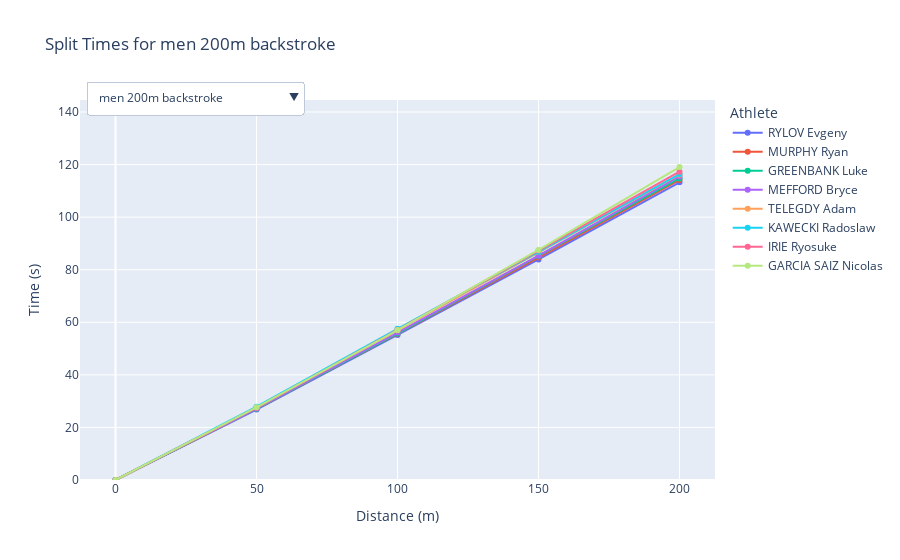

The notebook cell saved with this chart:
### Code cell
twohm_data = final_data.loc[data['event'].str.contains('men 200m')]
df = twohm_data
event_names = df['event'].unique()
df['split_0'] = 0
fig = go.Figure()
for event_name in event_names:
    event_df = df[df['event'] == event_name]
    for _, row in event_df.iterrows():
        split_times = np.cumsum(row[['split_0', 'split_50', 'split_100', 'split_150', 'split_200']].values)
        fig.add_trace(go.Scatter(x=[0, 50, 100, 150, 200], y=split_times,
                                 mode='lines+markers', name=row['name']))
buttons = []
for event_name in event_names:
    visible = [row['event'] == event_name for _, row in df.iterrows()]
    buttons.append({
        'args': [{'visible': visible}, {'title': f"Split Times for {event_name}"}],
        'label': event_name,
        'method': 'update'
    })
default_visible = [row['event'] == event_names[0] for _, row in df.iterrows()]
fig.update_layout(
    updatemenus=[
        {
            'buttons': buttons,
            'direction': 'down',
            'showactive': True,
            'x': 0.01,
            'xanchor': 'left',
            'y': 1.05,
            'yanchor': 'top'
        }
    ],
    title=f"Split Times for {event_names[0]}",
    xaxis_title="Distance (m)",
    yaxis_title="Time (s)",
    showlegend=True,
    legend_title_text="Athlete",
    yaxis=dict(range=[0, max(df[['split_50', 'split_100', 'split_150', 'split_200']].sum(axis=1))])
)

for i, trace in enumerate(fig.data):
    trace.visible = default_visible[i]
fig.show()

### Figure 1 — Plotly figure (JSON) as saved in the notebook; plotly's stock layout.template omitted (floating-point values rounded to 4 significant figures)
{"data": [{"mode": "lines+markers", "name": "RYLOV Evgeny", "type": "scatter", "visible": true, "x": [0, 50, 100, 150, 200], "y": [0, 26.81, 55.18, 83.93, 113.3]}, {"mode": "lines+markers", "name": "MURPHY Ryan", "type": "scatter", "visible": true, "x": [0, 50, 100, 150, 200], "y": [0, 27.11, 55.63, 84.65, 114.1]}, {"mode": "lines+markers", "name": "GREENBANK Luke", "type": "scatter", "visible": true, "x": [0, 50, 100, 150, 200], "y": [0, 27.02, 55.72, 85.08, 114.7]}, {"mode": "lines+markers", "name": "MEFFORD Bryce", "type": "scatter", "visible": true, "x": [0, 50, 100, 150, 200], "y": [0, 27.19, 56.11, 85.32, 115.5]}, {"mode": "lines+markers", "name": "TELEGDY Adam", "type": "scatter", "visible": true, "x": [0, 50, 100, 150, 200], "y": [0, 27.57, 56.96, 86.71, 116.2]}, {"mode": "lines+markers", "name": "KAWECKI Radoslaw", "type": "scatter", "visible": true, "x": [0, 50, 100, 150, 200], "y": [0, 27.89, 57.54, 86.77, 116.4]}, {"mode": "lines+markers", "name": "IRIE Ryosuke", "type": "scatter", "visible": true, "x": [0, 50, 100, 150, 200], "y": [0, 27.48, 57.12, 87.3, 117.3]}, {"mode": "lines+markers", "name": "GARCIA SAIZ Nicolas", "type": "scatter", "visible": true, "x": [0, 50, 100, 150, 200], "y": [0, 27.66, 57.06, 87.55, 119.1]}, {"mode": "lines+markers", "name": "MILAK Kristof", "type": "scatter", "visible": false, "x": [0, 50, 100, 150, 200], "y": [0, 24.48, 53.48, 82.15, 111.2]}, {"mode": "lines+markers", "name": "HONDA Tomoru", "type": "scatter", "visible": false, "x": [0, 50, 100, 150, 200], "y": [0, 25.52, 54.43, 83.9, 113.7]}, {"mode": "lines+markers", "name": "BURDISSO Federico", "type": "scatter", "visible": false, "x": [0, 50, 100, 150, 200], "y": [0, 25, 53.42, 83.1, 114.4]}, {"mode": "lines+markers", "name": "KENDERESI Tamas", "type": "scatter", "visible": false, "x": [0, 50, 100, 150, 200], "y": [0, 25.57, 55.13, 84.71, 114.5]}, {"mode": "lines+markers", "name": "le CLOS Chad", "type": "scatter", "visible": false, "x": [0, 50, 100, 150, 200], "y": [0, 24.66, 53.32, 83.61, 114.9]}, {"mode": "lines+markers", "name": "de DEUS Leonardo", "type": "scatter", "visible": false, "x": [0, 50, 100, 150, 200], "y": [0, 25.73, 55.05, 84.97, 115.2]}, {"mode": "lines+markers", "name": "BENTZ Gunnar", "type": "scatter", "visible": false, "x": [0, 50, 100, 150, 200], "y": [0, 25.54, 54.46, 84.66, 115.5]}, {"mode": "lines+markers", "name": "CHMIELEWSKI Krzysztof", "type": "scatter", "visible": false, "x": [0, 50, 100, 150, 200], "y": [0, 25.96, 55.24, 85.47, 115.9]}, {"mode": "lines+markers", "name": "STUBBLETY-COOK Izaac", "type": "scatter", "visible": false, "x": [0, 50, 100, 150, 200], "y": [0, 29.35, 61.72, 94.17, 126.4]}, {"mode": "lines+markers", "name": "KAMMINGA Arno", "type": "scatter", "visible": false, "x": [0, 50, 100, 150, 200], "y": [0, 28.14, 60.09, 92.98, 127.0]}, {"mode": "lines+markers", "name": "MATTSSON Matti", "type": "scatter", "visible": false, "x": [0, 50, 100, 150, 200], "y": [0, 28.96, 60.85, 93.35, 127.1]}, {"mode": "lines+markers", "name": "CHUPKOV Anton", "type": "scatter", "visible": false, "x": [0, 50, 100, 150, 200], "y": [0, 29.66, 62.38, 94.26, 127.2]}, {"mode": "lines+markers", "name": "FINK Nic", "type": "scatter", "visible": false, "x": [0, 50, 100, 150, 200], "y": [0, 28.98, 61.84, 94.5, 127.9]}, {"mode": "lines+markers", "name": "WILBY James", "type": "scatter", "visible": false, "x": [0, 50, 100, 150, 200], "y": [0, 28.62, 61.34, 94.49, 128.2]}, {"mode": "lines+markers", "name": "MURA Ryuya", "type": "scatter", "visible": false, "x": [0, 50, 100, 150, 200], "y": [0, 29.34, 62.11, 95.48, 128.4]}, {"mode": "lines+markers", "name": "PERSSON Erik", "type": "scatter", "visible": false, "x": [0, 50, 100, 150, 200], "y": [0, 29.5, 61.9, 95.24, 128.9]}, {"mode": "lines+markers", "name": "DEAN Tom", "type": "scatter", "visible": false, "x": [0, 50, 100, 150, 200], "y": [0, 24.21, 50.46, 77.38, 104.2]}, {"mode": "lines+markers", "name": "SCOTT Duncan", "type": "scatter", "visible": false, "x": [0, 50, 100, 150, 200], "y": [0, 24.81, 51.38, 77.8, 104.3]}, {"mode": "lines+markers", "name": "SCHEFFER Fernando", "type": "scatter", "visible": false, "x": [0, 50, 100, 150, 200], "y": [0, 24.24, 50.25, 77.28, 104.7]}, {"mode": "lines+markers", "name": "POPOVICI David", "type": "scatter", "visible": false, "x": [0, 50, 100, 150, 200], "y": [0, 24.23, 50.73, 77.97, 104.7]}, {"mode": "lines+markers", "name": "MALYUTIN Martin", "type": "scatter", "visible": false, "x": [0, 50, 100, 150, 200], "y": [0, 25.03, 51.65, 78.43, 105.0]}, {"mode": "lines+markers", "name": "SMITH Kieran", "type": "scatter", "visible": false, "x": [0, 50, 100, 150, 200], "y": [0, 24.58, 50.94, 77.81, 105.1]}, {"mode": "lines+markers", "name": "HWANG Sunwoo", "type": "scatter", "visible": false, "x": [0, 50, 100, 150, 200], "y": [0, 23.95, 49.78, 76.56, 105.3]}, {"mode": "lines+markers", "name": "RAPSYS Danas", "type": "scatter", "visible": false, "x": [0, 50, 100, 150, 200], "y": [0, 24.96, 51.96, 78.83, 105.8]}, {"mode": "lines+markers", "name": "WANG Shun", "type": "scatter", "visible": false, "x": [0, 50, 100, 150, 200], "y": [0, 24.78, 53.78, 87.63, 115]}, {"mode": "lines+markers", "name": "SCOTT Duncan", "type": "scatter", "visible": false, "x": [0, 50, 100, 150, 200], "y": [0, 25.06, 54.52, 87.82, 115.3]}, {"mode": "lines+markers", "name": "DESPLANCHES Jeremy", "type": "scatter", "visible": false, "x": [0, 50, 100, 150, 200], "y": [0, 24.91, 54.25, 87.72, 116.2]}, {"mode": "lines+markers", "name": "SETO Daiya", "type": "scatter", "visible": false, "x": [0, 50, 100, 150, 200], "y": [0, 25.14, 54.69, 87.64, 116.2]}, {"mode": "lines+markers", "name": "ANDREW Michael", "type": "scatter", "visible": false, "x": [0, 50, 100, 150, 200], "y": [0, 24.21, 54.51, 86.62, 117.3]}, {"mode": "lines+markers", "name": "HAGINO Kosuke", "type": "scatter", "visible": false, "x": [0, 50, 100, 150, 200], "y": [0, 25.43, 54.05, 88.36, 117.5]}, {"mode": "lines+markers", "name": "CSEH Laszlo", "type": "scatter", "visible": false, "x": [0, 50, 100, 150, 200], "y": [0, 24.7, 53.85, 89.07, 117.7]}, {"mode": "lines+markers", "name": "CLAREBURT Lewis", "type": "scatter", "visible": false, "x": [0, 50, 100, 150, 200], "y": [0, 25.25, 54.76, 89.2, 117.7]}, {"mode": "lines+markers", "name": "McKEOWN Kaylee", "type": "scatter", "visible": false, "x": [0, 50, 100, 150, 200], "y": [0, 29.39, 61.54, 93.6, 124.7]}, {"mode": "lines+markers", "name": "MASSE Kylie", "type": "scatter", "visible": false, "x": [0, 50, 100, 150, 200], "y": [0, 29.3, 60.74, 92.91, 125.4]}, {"mode": "lines+markers", "name": "SEEBOHM Emily", "type": "scatter", "visible": false, "x": [0, 50, 100, 150, 200], "y": [0, 29.92, 62.14, 94.72, 126.2]}, {"mode": "lines+markers", "name": "WHITE Rhyan Elizabeth", "type": "scatter", "visible": false, "x": [0, 50, 100, 150, 200], "y": [0, 29.59, 61.61, 94.08, 126.4]}, {"mode": "lines+markers", "name": "BACON Phoebe", "type": "scatter", "visible": false, "x": [0, 50, 100, 150, 200], "y": [0, 29.77, 61.55, 93.99, 126.4]}, {"mode": "lines+markers", "name": "RUCK Taylor", "type": "scatter", "visible": false, "x": [0, 50, 100, 150, 200], "y": [0, 29.62, 61.9, 94.81, 128.2]}, {"mode": "lines+markers", "name": "PENG Xuwei", "type": "scatter", "visible": false, "x": [0, 50, 100, 150, 200], "y": [0, 29.95, 62.13, 95.44, 128.3]}, {"mode": "lines+markers", "name": "LIU Yaxin", "type": "scatter", "visible": false, "x": [0, 50, 100, 150, 200], "y": [0, 30.46, 62.68, 95.77, 128.5]}, {"mode": "lines+markers", "name": "ZHANG Yufei", "type": "scatter", "visible": false, "x": [0, 50, 100, 150, 200], "y": [0, 26.92, 58.29, 91.03, 123.9]}, {"mode": "lines+markers", "name": "SMITH Regan", "type": "scatter", "visible": false, "x": [0, 50, 100, 150, 200], "y": [0, 28.12, 60.39, 93.2, 125.3]}, {"mode": "lines+markers", "name": "FLICKINGER Hali", "type": "scatter", "visible": false, "x": [0, 50, 100, 150, 200], "y": [0, 28.43, 59.86, 92.37, 125.7]}, {"mode": "lines+markers", "name": "KAPAS Boglarka", "type": "scatter", "visible": false, "x": [0, 50, 100, 150, 200], "y": [0, 28.68, 60.99, 93.3, 126.5]}, {"mode": "lines+markers", "name": "CHIMROVA Svetlana", "type": "scatter", "visible": false, "x": [0, 50, 100, 150, 200], "y": [0, 28.59, 61.24, 94.44, 127.7]}, {"mode": "lines+markers", "name": "YU Liyan", "type": "scatter", "visible": false, "x": [0, 50, 100, 150, 200], "y": [0, 28.48, 60.95, 93.86, 127.8]}, {"mode": "lines+markers", "name": "THOMAS Alys Margaret", "type": "scatter", "visible": false, "x": [0, 50, 100, 150, 200], "y": [0, 29.02, 61.09, 94.01, 127.9]}, {"mode": "lines+markers", "name": "THROSSELL Brianna", "type": "scatter", "visible": false, "x": [0, 50, 100, 150, 200], "y": [0, 28.92, 61.62, 95.11, 129.5]}, {"mode": "lines+markers", "name": "SCHOENMAKER Tatjana", "type": "scatter", "visible": false, "x": [0, 50, 100, 150, 200], "y": [0, 31.64, 67.06, 102.5, 138.9]}, {"mode": "lines+markers", "name": "KING Lilly", "type": "scatter", "visible": false, "x": [0, 50, 100, 150, 200], "y": [0, 31.27, 66.47, 102.6, 139.9]}, {"mode": "lines+markers", "name": "LAZOR Annie", "type": "scatter", "visible": false, "x": [0, 50, 100, 150, 200], "y": [0, 32.73, 68.61, 104.7, 140.8]}, {"mode": "lines+markers", "name": "CHIKUNOVA Evgeniia", "type": "scatter", "visible": false, "x": [0, 50, 100, 150, 200], "y": [0, 32.37, 68.33, 104.7, 140.9]}, {"mode": "lines+markers", "name": "CORBETT Kaylene", "type": "scatter", "visible": false, "x": [0, 50, 100, 150, 200], "y": [0, 32.84, 69.15, 105.6, 142.1]}, {"mode": "lines+markers", "name": "RENSHAW Molly", "type": "scatter", "visible": false, "x": [0, 50, 100, 150, 200], "y": [0, 32.6, 68.35, 105.3, 142.6]}, {"mode": "lines+markers", "name": "WOOD Abbie", "type": "scatter", "visible": false, "x": [0, 50, 100, 150, 200], "y": [0, 32.7, 69.05, 106.0, 143.7]}, {"mode": "lines+markers", "name": "LECLUYSE Fanny", "type": "scatter", "visible": false, "x": [0, 50, 100, 150, 200], "y": [0, 32.49, 68.95, 106.2, 144.6]}, {"mode": "lines+markers", "name": "TITMUS Ariarne", "type": "scatter", "visible": false, "x": [0, 50, 100, 150, 200], "y": [0, 27.04, 55.85, 84.7, 113.5]}, {"mode": "lines+markers", "name": "HAUGHEY Siobhan Bernadette", "type": "scatter", "visible": false, "x": [0, 50, 100, 150, 200], "y": [0, 26.77, 55.1, 84.18, 113.9]}, {"mode": "lines+markers", "name": "OLEKSIAK Penny", "type": "scatter", "visible": false, "x": [0, 50, 100, 150, 200], "y": [0, 26.4, 55.36, 84.95, 114.7]}, {"mode": "lines+markers", "name": "YANG Junxuan", "type": "scatter", "visible": false, "x": [0, 50, 100, 150, 200], "y": [0, 26.69, 55.28, 84.65, 115.0]}, {"mode": "lines+markers", "name": "LEDECKY Kathleen", "type": "scatter", "visible": false, "x": [0, 50, 100, 150, 200], "y": [0, 27.15, 56.15, 85.55, 115.2]}, {"mode": "lines+markers", "name": "SEEMANOVA Barbora", "type": "scatter", "visible": false, "x": [0, 50, 100, 150, 200], "y": [0, 27.07, 56.27, 85.91, 115.4]}, {"mode": "lines+markers", "name": "PELLEGRINI Federica", "type": "scatter", "visible": false, "x": [0, 50, 100, 150, 200], "y": [0, 27.29, 56.64, 86.46, 115.9]}, {"mode": "lines+markers", "name": "WILSON Madison", "type": "scatter", "visible": false, "x": [0, 50, 100, 150, 200], "y": [0, 26.98, 56.42, 86.16, 116.4]}, {"mode": "lines+markers", "name": "OHASHI Yui", "type": "scatter", "visible": false, "x": [0, 50, 100, 150, 200], "y": [0, 27.99, 60.49, 97.77, 128.5]}, {"mode": "lines+markers", "name": "WALSH Alex", "type": "scatter", "visible": false, "x": [0, 50, 100, 150, 200], "y": [0, 27.98, 60.66, 97.7, 128.6]}, {"mode": "lines+markers", "name": "DOUGLASS Kate", "type": "scatter", "visible": false, "x": [0, 50, 100, 150, 200], "y": [0, 27.43, 61.36, 98.23, 129.0]}, {"mode": "lines+markers", "name": "WOOD Abbie", "type": "scatter", "visible": false, "x": [0, 50, 100, 150, 200], "y": [0, 27.72, 61.04, 97.91, 129.2]}, {"mode": "lines+markers", "name": "YU Yiting", "type": "scatter", "visible": false, "x": [0, 50, 100, 150, 200], "y": [0, 27.22, 60.42, 98.36, 129.6]}, {"mode": "lines+markers", "name": "PICKREM Sydney", "type": "scatter", "visible": false, "x": [0, 50, 100, 150, 200], "y": [0, 28.25, 61.71, 99.22, 130.1]}, {"mode": "lines+markers", "name": "HOSSZU Katinka", "type": "scatter", "visible": false, "x": [0, 50, 100, 150, 200], "y": [0, 28.5, 62, 101.3, 132.4]}, {"mode": "lines+markers", "name": "WILSON Alicia", "type": "scatter", "visible": false, "x": [0, 50, 100, 150, 200], "y": [0, 27.99, 61.2, 100.4, 132.9]}], "layout": {"legend": {"title": {"text": "Athlete"}}, "showlegend": true, "title": {"text": "Split Times for men 200m backstroke"}, "updatemenus": [{"buttons": [{"args": [{"visible": [true, true, true, true, true, true, true, true, false, false, false, false, false, false, false, false, false, false, false, false, false, false, false, false, false, false, false, false, false, false, false, false, false, false, false, false, false, false, false, false, false, false, false, false, false, false, false, false, false, false, false, false, false, false, false, false, false, false, false, false, false, false, false, false, false, false, false, false, false, false, false, false, false, false, false, false, false, false, false, false]}, {"title": "Split Times for men 200m backstroke"}], "label": "men 200m backstroke", "method": "update"}, {"args": [{"visible": [false, false, false, false, false, false, false, false, true, true, true, true, true, true, true, true, false, false, false, false, false, false, false, false, false, false, false, false, false, false, false, false, false, false, false, false, false, false, false, false, false, false, false, false, false, false, false, false, false, false, false, false, false, false, false, false, false, false, false, false, false, false, false, false, false, false, false, false, false, false, false, false, false, false, false, false, false, false, false, false]}, {"title": "Split Times for men 200m butterfly"}], "label": "men 200m butterfly", "method": "update"}, {"args": [{"visible": [false, false, false, false, false, false, false, false, false, false, false, false, false, false, false, false, true, true, true, true, true, true, true, true, false, false, false, false, false, false, false, false, false, false, false, false, false, false, false, false, false, false, false, false, false, false, false, false, false, false, false, false, false, false, false, false, false, false, false, false, false, false, false, false, false, false, false, false, false, false, false, false, false, false, false, false, false, false, false, false]}, {"title": "Split Times for men 200m breaststroke"}], "label": "men 200m breaststroke", "method": "update"}, {"args": [{"visible": [false, false, false, false, false, false, false, false, false, false, false, false, false, false, false, false, false, false, false, false, false, false, false, false, true, true, true, true, true, true, true, true, false, false, false, false, false, false, false, false, false, false, false, false, false, false, false, false, false, false, false, false, false, false, false, false, false, false, false, false, false, false, false, false, false, false, false, false, false, false, false, false, false, false, false, false, false, false, false, false]}, {"title": "Split Times for men 200m freestyle"}], "label": "men 200m freestyle", "method": "update"}, {"args": [{"visible": [false, false, false, false, false, false, false, false, false, false, false, false, false, false, false, false, false, false, false, false, false, false, false, false, false, false, false, false, false, false, false, false, true, true, true, true, true, true, true, true, false, false, false, false, false, false, false, false, false, false, false, false, false, false, false, false, false, false, false, false, false, false, false, false, false, false, false, false, false, false, false, false, false, false, false, false, false, false, false, false]}, {"title": "Split Times for men 200m individual medley"}], "label": "men 200m individual medley", "method": "update"}, {"args": [{"visible": [false, false, false, false, false, false, false, false, false, false, false, false, false, false, false, false, false, false, false, false, false, false, false, false, false, false, false, false, false, false, false, false, false, false, false, false, false, false, false, false, true, true, true, true, true, true, true, true, false, false, false, false, false, false, false, false, false, false, false, false, false, false, false, false, false, false, false, false, false, false, false, false, false, false, false, false, false, false, false, false]}, {"title": "Split Times for women 200m backstroke"}], "label": "women 200m backstroke", "method": "update"}, {"args": [{"visible": [false, false, false, false, false, false, false, false, false, false, false, false, false, false, false, false, false, false, false, false, false, false, false, false, false, false, false, false, false, false, false, false, false, false, false, false, false, false, false, false, false, false, false, false, false, false, false, false, true, true, true, true, true, true, true, true, false, false, false, false, false, false, false, false, false, false, false, false, false, false, false, false, false, false, false, false, false, false, false, false]}, {"title": "Split Times for women 200m butterfly"}], "label": "women 200m butterfly", "method": "update"}, {"args": [{"visible": [false, false, false, false, false, false, false, false, false, false, false, false, false, false, false, false, false, false, false, false, false, false, false, false, false, false, false, false, false, false, false, false, false, false, false, false, false, false, false, false, false, false, false, false, false, false, false, false, false, false, false, false, false, false, false, false, true, true, true, true, true, true, true, true, false, false, false, false, false, false, false, false, false, false, false, false, false, false, false, false]}, {"title": "Split Times for women 200m breaststroke"}], "label": "women 200m breaststroke", "method": "update"}, {"args": [{"visible": [false, false, false, false, false, false, false, false, false, false, false, false, false, false, false, false, false, false, false, false, false, false, false, false, false, false, false, false, false, false, false, false, false, false, false, false, false, false, false, false, false, false, false, false, false, false, false, false, false, false, false, false, false, false, false, false, false, false, false, false, false, false, false, false, true, true, true, true, true, true, true, true, false, false, false, false, false, false, false, false]}, {"title": "Split Times for women 200m freestyle"}], "label": "women 200m freestyle", "method": "update"}, {"args": [{"visible": [false, false, false, false, false, false, false, false, false, false, false, false, false, false, false, false, false, false, false, false, false, false, false, false, false, false, false, false, false, false, false, false, false, false, false, false, false, false, false, false, false, false, false, false, false, false, false, false, false, false, false, false, false, false, false, false, false, false, false, false, false, false, false, false, false, false, false, false, false, false, false, false, true, true, true, true, true, true, true, true]}, {"title": "Split Times for women 200m individual medley"}], "label": "women 200m individual medley", "method": "update"}], "direction": "down", "showactive": true, "x": 0.01, "xanchor": "left", "y": 1.05, "yanchor": "top"}], "xaxis": {"title": {"text": "Distance (m)"}}, "yaxis": {"range": [0, 144.6], "title": {"text": "Time (s)"}}}}
